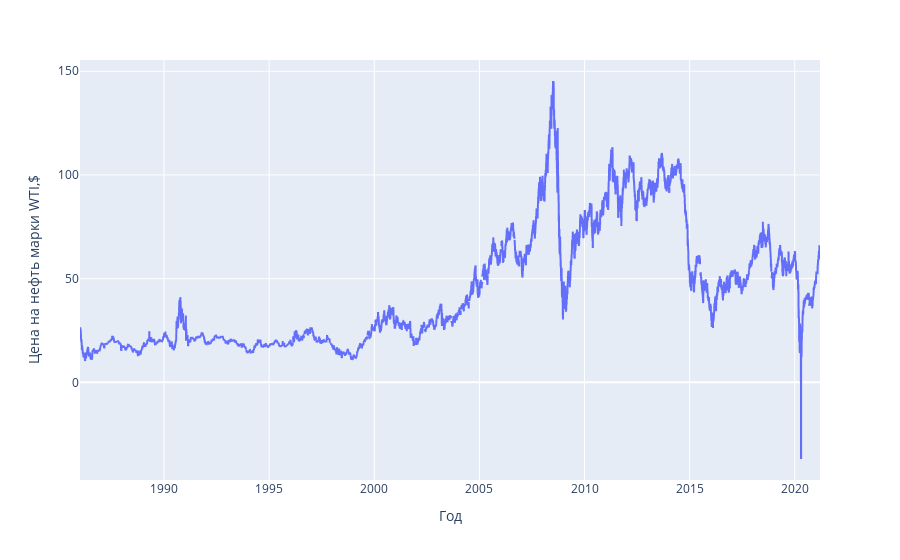

Notebook cell for this chart:
### Markdown cell above
# Download oil and dollar/rubble currency rate as specific for russian stock market factors

### Code cell
oil = pd.read_excel('oil.xls', sheet_name = 'Data 1')
oil = oil.iloc[2:,:2].rename(columns = {'Back to Contents':'Date',
                                        'Data 1: Crude Oil':'crude_oil_wti_price'})
oil.set_index('Date', inplace = True)

dates = []
for date in oil.index:
    dates.append(str(date)[:10])

oil.reset_index(inplace=True)    
    
oil['Date'] = dates
oil.set_index('Date', inplace = True)

x = oil['crude_oil_wti_price']/oil['crude_oil_wti_price'].shift(30)
oil['wti_30d_return'] = np.log(x.astype(np.float))

fig = px.line(oil.reset_index()[['Date', 'crude_oil_wti_price']].rename(columns={'Date':'Год',
                                                                                 'crude_oil_wti_price':'Цена на нефть марки WTI,$'}), x='Год', y="Цена на нефть марки WTI,$")
fig.show()

### Figure 1 — Plotly figure (JSON) as saved in the notebook; plotly's stock layout.template omitted (floating-point values rounded to 4 significant figures; data arrays with more than 128 entries replaced by an {"elided": "..."} marker saying what was removed)
{"data": [{"hovertemplate": "Год=%{x}<br>Цена на нефть марки WTI,$=%{y}<extra></extra>", "legendgroup": "", "line": {"color": "#636efa", "dash": "solid"}, "mode": "lines", "name": "", "showlegend": false, "type": "scattergl", "x": {"elided": "9006 str values"}, "xaxis": "x", "y": {"elided": "9006 float values"}, "yaxis": "y"}], "layout": {"legend": {"tracegroupgap": 0}, "margin": {"t": 60}, "xaxis": {"anchor": "y", "domain": [0, 1], "title": {"text": "Год"}}, "yaxis": {"anchor": "x", "domain": [0, 1], "title": {"text": "Цена на нефть марки WTI,$"}}}}
